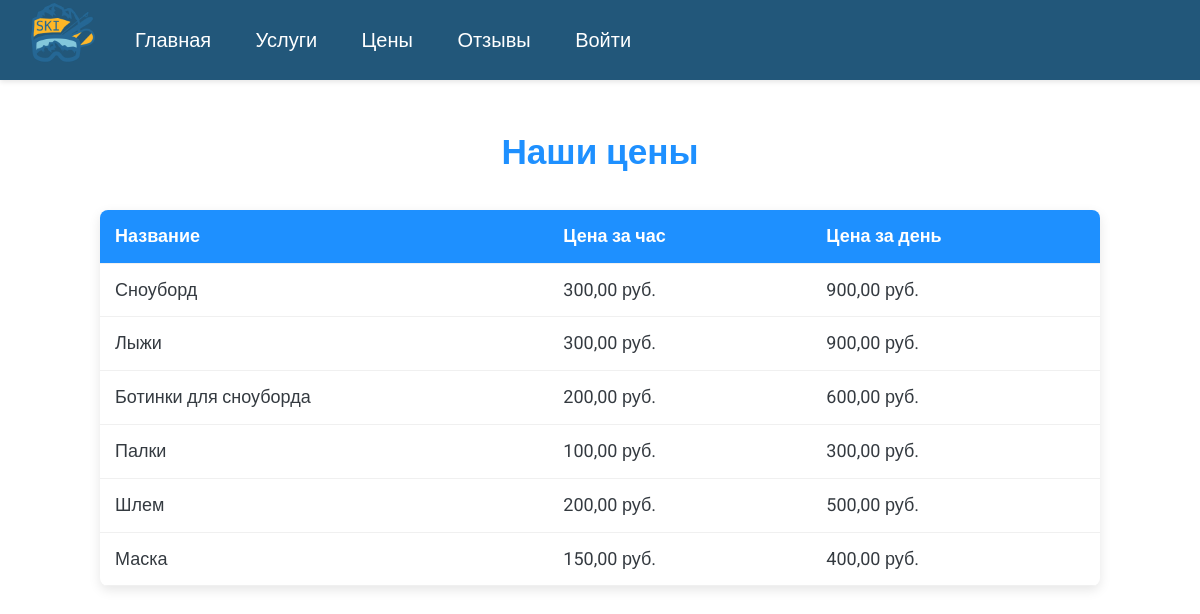
Before: /pricing/ with the older database file.
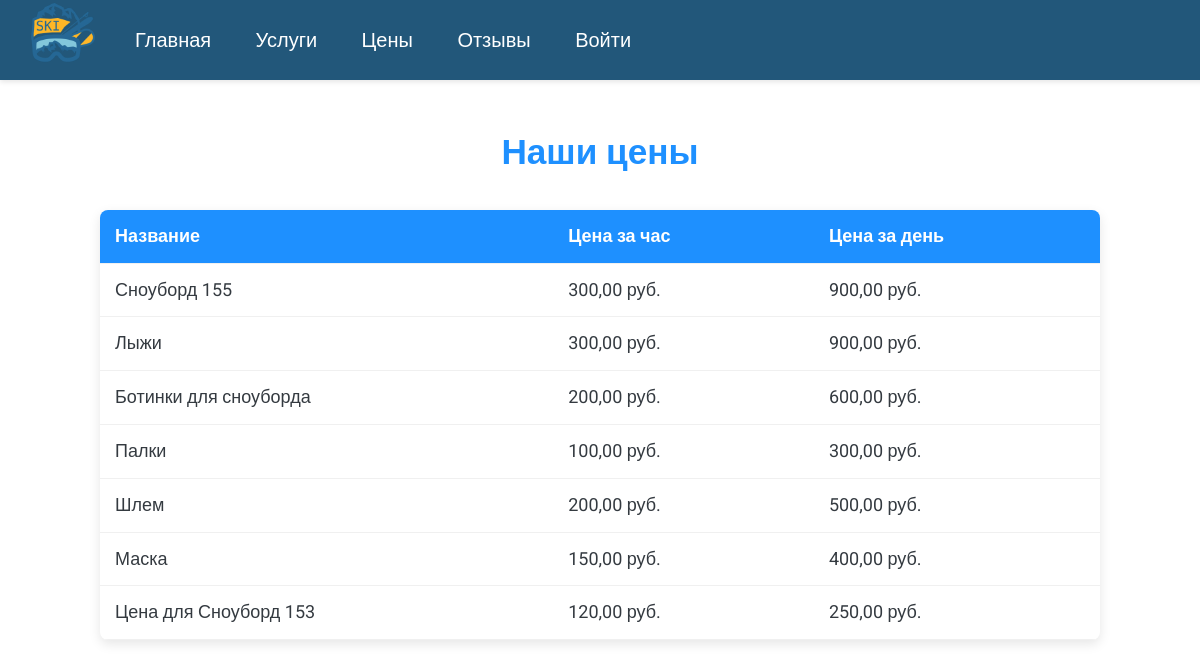
After: the same page with the newer database file.
### core/models.py (models this page shows, shortened)
class Price(models.Model):
    name = models.CharField(max_length=100, verbose_name="Название")
    price_per_hour = models.DecimalField(max_digits=10, decimal_places=2, validators=[MinValueValidator(0)],
                                         verbose_name="Цена за час")
    price_per_day = models.DecimalField(max_digits=10, decimal_places=2, validators=[MinValueValidator(0)],
                                        verbose_name="Цена за день")
    class Meta:
        verbose_name = "Цена"
        verbose_name_plural = "Цены"

### core/views.py (the view)
# urls.py: path('pricing/', views.PricingView.as_view(), name='pricing'),
class PricingView(View):
    def get(self, request):
        prices = Price.objects.all()
        services = Service.objects.all()
        equipment = Equipment.objects.all()
        context = {
            'prices': prices,
            'services': services,
            'equipment': equipment,
        }
        return render(request, 'pricing.html', context)

### core/templates/pricing.html (shortened to what this page needs)
{% extends 'base.html' %}
{% block content %}
<div class="container">
    <h1>Наши цены</h1>
    {% if prices %}
        <table class="price-table">
            <thead>
                <tr>
                    <th>Название</th>
                    <th>Цена за час</th>
                    <th>Цена за день</th>
                </tr>
            </thead>
            <tbody>
                {% for price in prices %}
                    <tr data-price-id="{{ price.id }}">
                        <td>{{ price.name }}</td>
                        <td>{{ price.price_per_hour|default:"-" }} руб.</td>
                        <td>{{ price.price_per_day|default:"-" }} руб.</td>
                    </tr>
                {% endfor %}
            </tbody>
        </table>
    {% endif %}
</div>
{% endblock %}

Changed rows visible on the page:
changed Price: name "Сноуборд" → "Сноуборд 155"
added Price: name "Цена для Сноуборд 153", price_per_hour "120,00", price_per_day "250,00"
